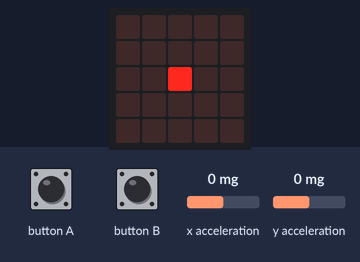
Bench run of a program on a simulated BBC micro:bit running MicroPython. On the bench: the board's 5×5 LED display. Inputs (shaded band) come from the test bench; at power-on: x acceleration 0 mg, y acceleration 0 mg. Dim RGB values are drawn brighter than linear.

Above: at 1.2 s.
1.3 s: button B pressed for 1 s
At 3.2 s:
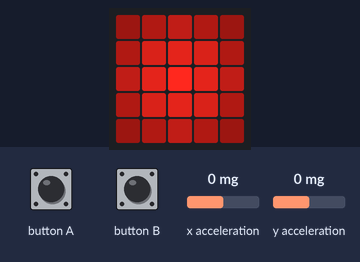
3.8 s: x acceleration set to -1440 mg
At 4.3 s:
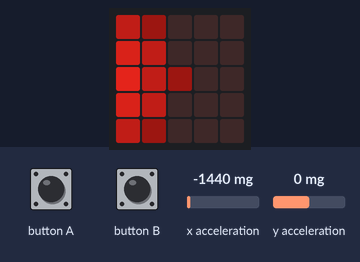
5.3 s: button A pressed for 0.15 s
At 5.9 s:
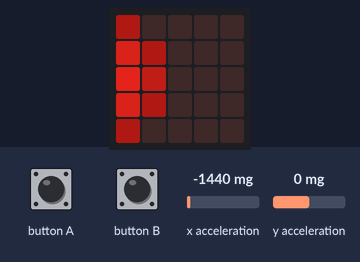
6.9 s: y acceleration set to -1440 mg
At 8.1 s:
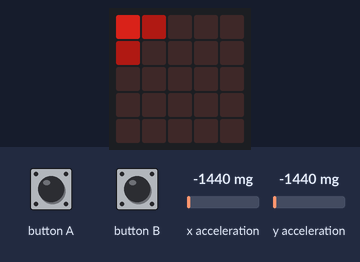
8.4 s: button B pressed for 0.15 s
At 9.0 s:
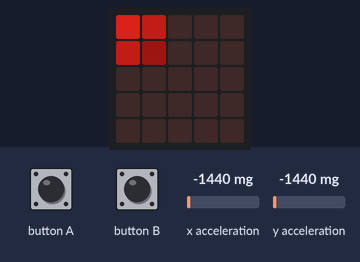
10.0 s: button B pressed for 3.2 s
At 10.42 s:
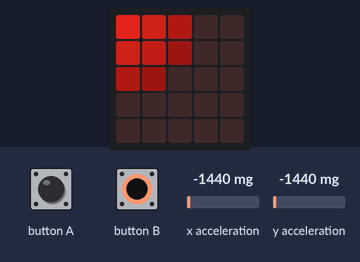
Timing chart, 0 to 13.0 s (numbered marks = the images above; inputs shaded):
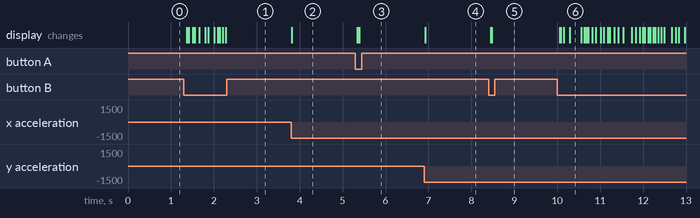

The program:

spirit_level-main.py
```python
from microbit import *

# Accelerometer boundaries
# With smaller values (e.g. -700, 700) you can get into the corners,
# but it's more difficult to get just one spot with full brightness.
ACC_MIN = -1000
ACC_MAX = 1000

# Maximal distance
# Defines a range around the center of mass where LEDs should be affected.
max_distance = 1

def map_val(val, min_a, max_a, min_b, max_b):
    diff_a = max_a - min_a
    diff_b = max_b - min_b
    return (val - min_a) / diff_a * diff_b + min_b

while True:
    ax = map_val(accelerometer.get_x(), ACC_MIN, ACC_MAX, 0, 4)
    ay = map_val(accelerometer.get_y(), ACC_MIN, ACC_MAX, 0, 4)

    for x in range(0, 5):
        for y in range(0, 5):
            dx = ax - x
            dy = ay - y
            d = (dx ** 2 + dy ** 2) ** .5
            b = 0
            if d < max_distance:
                b = 9 - d / max_distance * 9
            display.set_pixel(x, y, round(b))

    if button_a.is_pressed():
        max_distance -= .05
    if button_b.is_pressed():
        max_distance += .05
    if max_distance < .1:
        max_distance = .1

    sleep(20)
```

Measured:
- after the input at 1.3 s, the display: first changes after 0.07 s (image 1 shows a later state)
- after the input at 3.8 s, the display: changes at once (image 2)
- after the input at 5.3 s, the display: first changes at once (image 3 shows a later state)
- after the input at 6.9 s, the display: changes at once (image 4)
- after the input at 8.4 s, the display: first changes after 0.05 s (image 5 shows a later state)
- after the input at 10.0 s, the display: first changes after 0.06 s (image 6 shows a later state)
